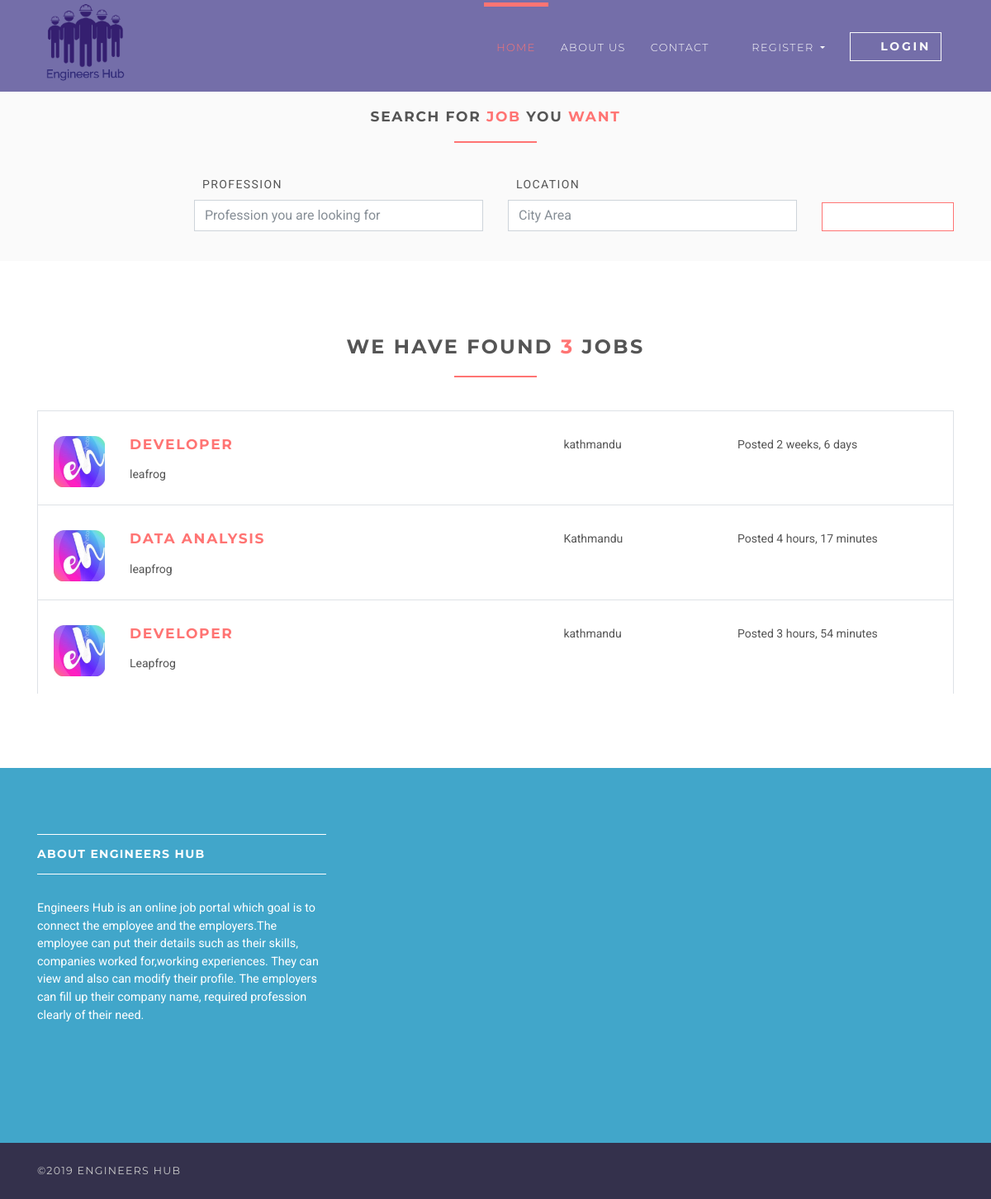
Page /jobs on the committed database.
### jobsapp/models.py (models this page shows, shortened)
class Job(models.Model):
    user = models.ForeignKey(User, on_delete=models.CASCADE)
    title = models.CharField(max_length=300)
    description = models.TextField()
    location = models.CharField(max_length=150)
    type = models.CharField(choices=JOB_TYPE, max_length=10)
    category = models.CharField(max_length=100)
    last_date = models.DateTimeField()
    skillRequired1 = models.CharField(max_length=100, default="")
    skillRequired2 = models.CharField(max_length=100, blank=True, null=True)
    work_experience = models.IntegerField(default=0)
    company_name = models.CharField(max_length=100)
    company_description = models.CharField(max_length=300)
    website = models.CharField(max_length=100, default="")
    created_at = models.DateTimeField(default=timezone.now)
    filled = models.BooleanField(default=False)

### jobsapp/views/home.py (the view)
# urls.py: path('jobs', JobListView.as_view(), name='jobs'),
class JobListView(ListView):
    model = Job
    template_name = 'jobs/jobs.html'
    context_object_name = 'jobs'
    paginate_by = 5

### templates/jobs/jobs.html (shortened to what this page needs)
{% extends 'base.html' %}
{% load static %}
{% block content %}
    <section class="job-form-section job-form-section--compressed">
        <div class="container">
            <h4 class="heading">Search for <span class="accent">job </span> you <span class="accent">want</span></h4>
            <form id="job-main-form" method="get" action="#" class="job-main-form">
                <div class="controls">
                    <div class="row align-items-end">
                        <div class="col-sm-1 col-lg-2"></div>
                        <div class="col-sm-5 col-lg-4 form-group">
                            <label for="profession">Profession</label>
                            <input type="text" id="profession" name="profession"
                                   placeholder="Profession you are looking for" class="form-control">
                        </div>
                        <div class="col-sm-5 col-lg-4 form-group">
                            <label for="location">Location</label>
                            <input type="text" id="location" name="location" placeholder="Any particular location?"
                                   value="City Area" class="form-control">
                        </div>
                        <div class="col-sm-1 col-lg-2 form-group">
                            <button type="submit" name="name"
                                    class="btn btn-outline-white-primary job-main-form__button">
                                <i class="fa fa-search"></i>
                            </button>
                        </div>
                    </div>
                </div>
            </form>
        </div>
    </section>
    <section>
        <div class="container">
            <h3 class="heading">We have found <span class="accent">{{ jobs.count }}</span> jobs</h3>
            {% for job in jobs %}
                <div class="job-listing  ">
                    <div class="row">
                        <div class="col-md-12 col-lg-6">
                            <div class="row">
                                <div class="col-2">
                                    <img src="{% static 'img/company.jpg' %}"
                                         alt="Ipsioou " class="img-fluid">
                                </div>
                                <div class="col-10">
                                    <h4 class="job__title"><a
                                            href="{% url 'jobs:jobs-detail' job.id %}">{{ job.title }}</a></h4>
                                    <p class="job__company">
                                        {{ job.company_name }}
                                    </p>
                                </div>
                            </div>
                        </div>
                        <div class="col-10 col-md-3 col-lg-2 ml-auto"><i class="fa fa-map-marker job__location"></i>
                            {{ job.location }}
                        </div>
                        <div class="col-10 col-md-3 col-lg-3 ml-auto">
                            <p>Posted {{ job.created_at|timesince }}</p>
                        </div>
                    </div>
                </div>
            {% endfor %}
        </div>
    </section>
{% endblock %}

### templates/base.html (shortened to what this page needs)
{% load static %}
<!DOCTYPE html>
<html>
<head>
    <link rel="stylesheet"
          href="{% static 'vendor/bootstrap/css/bootstrap.min.css' %}">
    <link rel="stylesheet"
          href="{% static 'vendor/font-awesome/css/font-awesome.min.css' %}">
    <link rel="stylesheet"
          href="{% static 'vendor/owl.carousel/assets/owl.carousel.css' %}">
    <link rel="stylesheet"
          href="{% static 'vendor/owl.carousel/assets/owl.theme.default.css' %}">
    <link rel="stylesheet" href="{% static 'css/style.default.css' %}"
          id="theme-stylesheet">
    <link rel="stylesheet" href="{% static 'css/custom.css' %}">
</head>
<body>
<header class="header">
    <nav class="navbar navbar-expand-lg">
        <div class="container">
            <a href="/" class="navbar-brand">
                <img src="{% static 'img/logo.png' %}" alt="logo" class="d-none d-lg-block">
            </a>
            <div id="navbarSupportedContent" class="collapse navbar-collapse">
                <ul class="navbar-nav ml-auto">
                    <li class="nav-item active">
                        <a href="/" class="nav-link">Home <span class="sr-only">(current)</span></a>
                    </li>
                    <li class="nav-item">
                        <a href="#" class="nav-link">About Us</a>
                    </li>
                    <li class="nav-item">
                        <a href="#" class="nav-link">Contact</a>
                    </li>
                    {% if request.user.is_authenticated and request.user.role == 'employer' %}
                        <li class="nav-item dropdown">
                            <a id="clientZone" href="#" data-toggle="dropdown"
                               aria-haspopup="true" aria-expanded="false"
                               class="nav-link dropdown-toggle has-img mb-3 mb-lg-0 mt-3 mt-lg-0">
                                <div class="client-menu-image">
                                    <div class="inner">
                                        <img src="{% static 'img/avatar.png' %}"
                                             alt="company image"
                                             class="img-fluid">
                                    </div>
                                </div>
                                {% if request.user.role == 'employee' %}
                                    {{ request.user.first_name }} {{ request.user.last_name }}
                                {% else %}
                                    {{ request.user.first_name }}
                                {% endif %}
                            </a>
                            <div aria-labelledby="clientZone" class="dropdown-menu">
                                <a href="{% url 'jobs:employer-dashboard' %}" class="dropdown-item">Dashboard</a>
                                <a href="{% url 'jobs:employer-all-applicants' %}" class="dropdown-item">Applicants </a>
                                <a href="{% url 'jobs:employer-jobs-create' %}" class="dropdown-item">Post a new
                                    job </a>
                                <a href="{% url 'jobs:logout' %}" class="dropdown-item">Logout</a>
                            </div>
                        </li>
                    {% else %}
                        <li class="nav-item dropdown">
                            <a id="pages" href="#" data-toggle="dropdown" aria-haspopup="true" aria-expanded="false"
                               class="nav-link dropdown-toggle"><i class="fa fa-signing"></i>Register
                            </a>
                        </li>
                        <li class="nav-item" style="color: #fff">
                            <a href="{% url 'jobs:login' %}" class="btn navbar-btn btn-outline-light mb-5 mb-lg-0">
                                <i class="fa fa-sign-in"></i>Login
                            </a>
                        </li>
                    {% endif %}
                </ul>
            </div>
        </div>
    </nav>
</header>
<div>
    {% block content %} {% endblock %}
</div>
<footer class="footer">
    <div class="footer__block">
        <div class="container">
            <div class="row">
                <div class="col-lg-4 col-md-12 mb-5">
                    <h4 class="h5">About Engineers Hub</h4>
                    <p> Engineers Hub is an online job portal which goal is to connect the employee and the employers.The employee can put their details such as their skills, companies worked for,working experiences.
                        They can view and also can modify their profile. The employers can fill up their company name, required profession clearly of their need.</p>
                </div>
            </div>
        </div>
    </div>
    <div class="footer__copyright">
        <div class="container">
            <div class="row">
                <div class="col-md-6 text-md-left text-center">
                    <p>&copy;2019 Engineers Hub</p>
                </div>
            </div>
        </div>
    </div>
</footer>
</body>
</html>

### rows in the picture
Job: title "DEVELOPER", company_name "leafrog", location "kathmandu", created_at "2 weeks, 6 days"
Job: title "DATA ANALYSIS", company_name "leapfrog", location "Kathmandu", created_at "4 hours, 17 minutes"
Job: title "DEVELOPER", company_name "Leapfrog", location "kathmandu", created_at "3 hours, 54 minutes"

### other values in the picture
{{ jobs.count }} "3"
